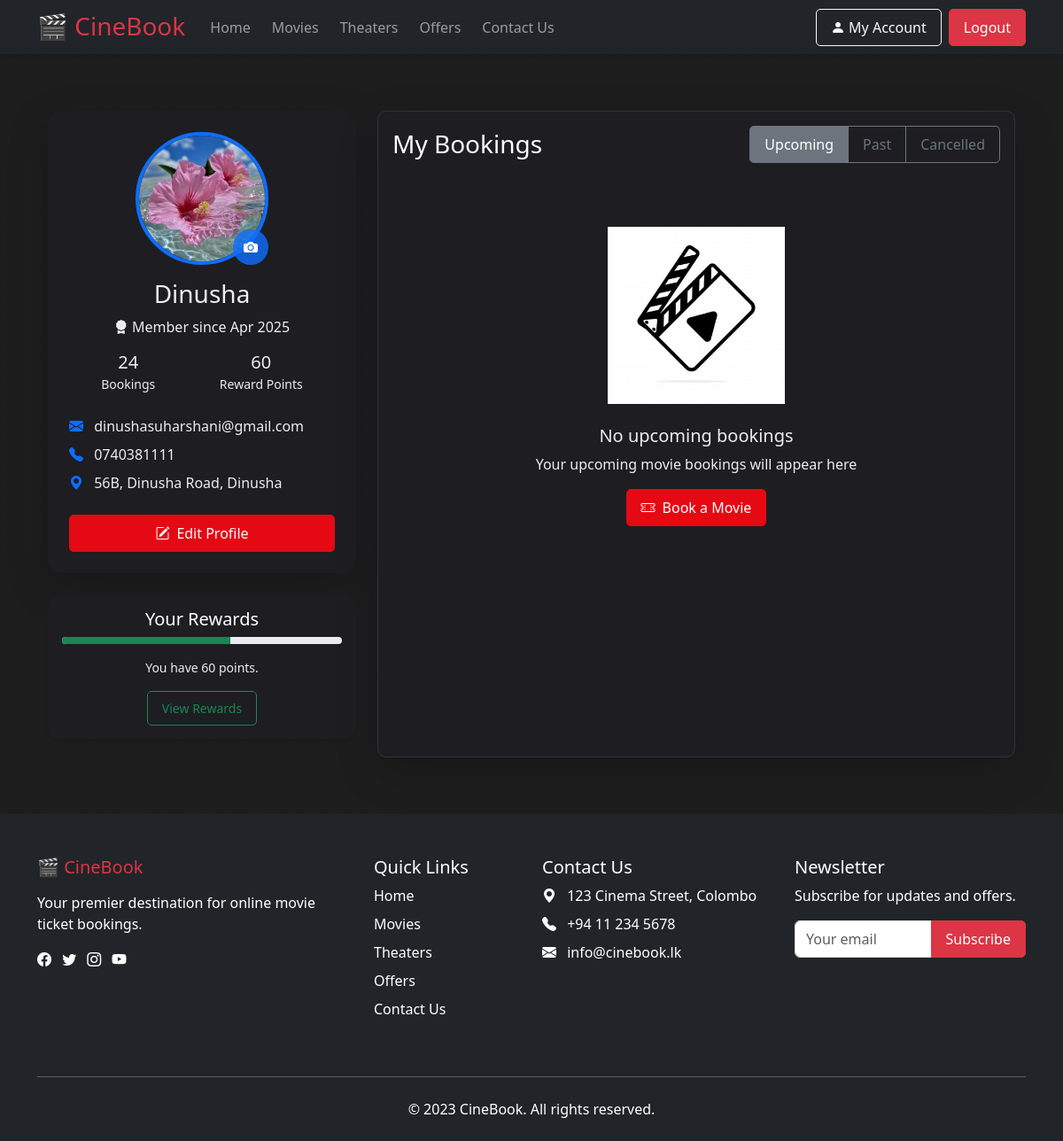
/profile/ (signed in), run on the app's committed database.
### booking_system/models.py (models this page shows, shortened)
class UserProfile(models.Model):
    user = models.OneToOneField(User, on_delete=models.CASCADE)
    phone_number = models.CharField(max_length=15, blank=True, null=True)
    address = models.TextField(blank=True, null=True)
    profile_pic = models.ImageField(upload_to='profile_pics/', blank=True, null=True)
    rewards_points = models.PositiveIntegerField(default=0)  # Add this line
    last_activity = models.DateTimeField(auto_now=True)  # Optional but useful
    def calculate_rewards(self):
        from movies.models import Booking
        valid_bookings = Booking.objects.filter(
            user=self.user,
            is_cancelled=False
        ).count()
        self.rewards_points = valid_bookings * 10  # 10 points per valid booking
        self.save()

### booking_system/views.py (the view)
# urls.py: path('profile/', views.profile_view, name='profile'),
@login_required
def profile_view(request):
    profile = request.user.userprofile
    current_date = timezone.now().date()
    all_bookings = Booking.objects.filter(user=request.user).order_by('-booking_date')
    upcoming_bookings = all_bookings.filter(
        is_cancelled=False,
        showtime__date__gte=current_date
    )
    past_bookings = all_bookings.filter(
        is_cancelled=False,
        showtime__date__lt=current_date
    )
    cancelled_bookings = all_bookings.filter(
        is_cancelled=True
    )
    profile.calculate_rewards()
    rewards_points = profile.rewards_points
    rewards = [
        {'id': 1, 'name': 'Free Small Popcorn', 'description': 'Enjoy a free small popcorn on your next visit',
         'points_required': 50},
        {'id': 2, 'name': '10% Off Next Booking', 'description': 'Get 10% discount on your next movie booking',
         'points_required': 100},
        {'id': 3, 'name': '25% Off Next Booking', 'description': 'Get 25% discount on your next movie booking',
         'points_required': 200},
        {'id': 4, 'name': 'VIP Lounge Access', 'description': 'Exclusive access to VIP lounge for one show',
         'points_required': 300}
    ]
    claimed_rewards = UserReward.objects.filter(
        user=request.user,
        reward_name__in=[r['name'] for r in rewards]
    ).values_list('reward_name', flat=True)
    return render(request, 'booking_system/profile.html', {
        'profile': profile,
        'upcoming_bookings': upcoming_bookings,
        'past_bookings': past_bookings,
        'cancelled_bookings': cancelled_bookings,
        'bookings_count': all_bookings.count(),
        'rewards_points': profile.rewards_points,
        'rewards_progress': min(100, (profile.rewards_points % 100)),
        'rewards_needed': max(0, 100 - (profile.rewards_points % 100)),
        'rewards': rewards,
        'claimed_rewards': claimed_rewards,
        'current_date': current_date,
    })

### booking_system/templates/booking_system/profile.html (shortened to what this page needs)
{% extends 'booking_system/base.html' %}
{% load static %}
{% block content %}
<div class="container my-5">
    <div class="row">
        <div class="col-lg-4">
            <div class="d-flex flex-column">
                <div class="card profile-card shadow-lg mb-4">
                    <div class="card-body text-center p-4">
                        <div class="profile-pic-container mb-3">
                            <img src="{% if profile.profile_pic %}{{ profile.profile_pic.url }}{% else %}{% static 'images/default-profile.png' %}{% endif %}"
                                 class="profile-pic rounded-circle border border-4 border-primary">
                            <div class="upload-overlay">
                                <a href="{% url 'profile_edit' %}" class="text-white">
                                    <i class="bi bi-camera-fill"></i>
                                </a>
                            </div>
                        </div>
                        <h3 class="mb-2">{{ user.get_full_name|default:user.username }}</h3>
                        <p class="text mb-3">
                            <i class="bi bi-award-fill"></i> Member since {{ user.date_joined|date:"M Y" }}
                        </p>
                        <div class="profile-stats d-flex justify-content-around mb-4">
                            <div>
                                <h5 class="mb-0">{{ bookings_count }}</h5>
                                <small class="text">Bookings</small>
                            </div>
                            <div>
                                <h5 class="mb-0">{{ rewards_points }}</h5>
                                <small class="text">Reward Points</small>
                            </div>
                        </div>
                        <div class="profile-info text-start">
                            <p class="mb-2">
                                <i class="bi bi-envelope-fill text-primary me-2"></i>
                                {{ user.email }}
                            </p>
                            <p class="mb-2">
                                <i class="bi bi-telephone-fill text-primary me-2"></i>
                                {{ profile.phone_number|default:"Not provided" }}
                            </p>
                            <p class="mb-3">
                                <i class="bi bi-geo-alt-fill text-primary me-2"></i>
                                {{ profile.address|default:"No address provided" }}
                            </p>
                        </div>
                        <a href="{% url 'profile_edit' %}" class="btn btn-primary w-100 mt-2">
                            <i class="bi bi-pencil-square me-2"></i>Edit Profile
                        </a>
                    </div>
                </div>
                <div class="card shadow-sm rewards-card">
                    <div class="card-body text-center">
                        <h5 class="card-title">Your Rewards</h5>
                        <div class="progress mb-3">
                            <div class="progress-bar bg-success" role="progressbar"
                                 style="width: {{ rewards_progress }}%"
                                 aria-valuenow="{{ rewards_progress }}"
                                 aria-valuemin="0"
                                 aria-valuemax="100">
                            </div>
                        </div>
                        <p class="small text">
                            You have {{ rewards_points }} points.
                        </p>
                        <button class="btn btn-outline-success btn-sm" data-bs-toggle="modal" data-bs-target="#rewardsModal">
                            View Rewards
                        </button>
                    </div>
                </div>
            </div>
        </div>
        <div class="col-lg-8">
            <div class="card shadow-lg">
                <div class="card-body">
                    <div class="d-flex justify-content-between align-items-center mb-4">
                        <h3 class="card-title mb-0">My Bookings</h3>
                        <div class="btn-group" role="group">
                            <button type="button" class="btn btn-outline-secondary active" onclick="showBookings('upcoming')">Upcoming</button>
                            <button type="button" class="btn btn-outline-secondary" onclick="showBookings('past')">Past</button>
                            <button type="button" class="btn btn-outline-secondary" onclick="showBookings('cancelled')">Cancelled</button>
                        </div>
                    </div>
                    <div id="upcoming-bookings">
                        {% if upcoming_bookings %}
                        <div class="table-responsive">
                            <table class="table table-hover">
                                <thead class="table">
                                    <tr>
                                        <th>Movie</th>
                                        <th>Details</th>
                                        <th>Date</th>
                                        <th>Status</th>
                                        <th>Action</th>
                                    </tr>
                                </thead>
                                <tbody>
                                    {% for booking in upcoming_bookings %}
                                    <tr>
                                        <td>
                                            <div class="d-flex align-items-center">
                                                <img src="{% if booking.showtime.movie.poster %}{{ booking.showtime.movie.poster.url }}{% else %}/media/images/movie_icon.jpg{% endif %}"
                                                     class="rounded me-3" width="50" height="75" alt="{{ booking.showtime.movie.title }} poster">
                                                <div>
                                                    <h6 class="mb-0">{{ booking.showtime.movie.title }}</h6>
                                                    <small class="text">{{ booking.seats.count }} seat(s)</small>
                                                </div>
                                            </div>
                                        </td>
                                        <td>
                                            <small class="d-block">{{ booking.showtime.theater.name }}</small>
                                            <small class="text">
                                                {{ booking.showtime.time|time:"g:i A" }} •
                                                {% for booked_seat in booking.bookedseat_set.all %}
                                                    {{ booked_seat.seat.row }}{{ booked_seat.seat.seat_number }}{% if not forloop.last %}, {% endif %}
                                                {% endfor %}
                                            </small>
                                        </td>
                                        <td>{{ booking.showtime.date|date:"M d, Y" }}</td>
                                        <td>
                                            <span class="badge bg-success">Confirmed</span>
                                        </td>
                                        <td>
                                            <form method="post" action="{% url 'cancel_booking' booking.id %}" class="d-inline">
                                                {% csrf_token %}
                                                <button type="submit" class="btn btn-sm btn-outline-danger"
                                                        onclick="return confirm('Are you sure you want to cancel this booking?')">
                                                    <i class="bi bi-x-circle me-1"></i>Cancel
                                                </button>
                                            </form>
                                        </td>
                                    </tr>
                                    {% endfor %}
                                </tbody>
                            </table>
                        </div>
                        {% else %}
                        <div class="text-center py-5">
                            <img src="/media/images/movie_icon.jpg" width="200" class="mb-4">
                            <h5>No upcoming bookings</h5>
                            <p class="text">Your upcoming movie bookings will appear here</p>
                            <a href="{% url 'movies:movies' %}" class="btn btn-primary">
                                <i class="bi bi-ticket-perforated me-2"></i>Book a Movie
                            </a>
                        </div>
                        {% endif %}
                    </div>
                </div>
            </div>
        </div>
    </div>
</div>
{% endblock %}

### static/css/style.css (style rules this page uses)
body { font-family: 'Segoe UI', Tahoma, Geneva, Verdana, sans-serif; background-color: #f8f9fa; color: #212529; }
.card { transition: transform 0.3s ease, box-shadow 0.3s ease; border-radius: 10px; overflow: hidden; border: none; margin-bottom: 20px; display: flex; flex-direction: column; height: 100%; }
.btn { border-radius: 5px; font-weight: 500; padding: 8px 16px; transition: all 0.2s; }
body { background: linear-gradient(rgba(10, 10, 10, 0.92), rgba(10, 10, 10, 0.92)), url('https://images.unsplash.com/photo-1518676590629-3dcbd9c5a5c9?ixlib=rb-4.0.3') center/cover no-repeat fixed; color: #fff; min-height: 100vh; }
.card { background-color: rgba(30, 30, 36, 0.85); border: 1px solid #333; color: #eee; }
.btn-primary { background-color: #e50914; border-color: #e50914; }
.card-body .card-title { color: white !important; }

### booking_system/templates/booking_system/profile.html (style rules this page uses)
.profile-card { border-radius: 15px; overflow: hidden; border: none; }
.profile-pic-container { position: relative; width: fit-content; margin: 0 auto; }
.profile-pic { width: 150px; height: 150px; object-fit: cover; }
.upload-overlay { position: absolute; bottom: 0; right: 0; background: rgba(13, 110, 253, 0.8); width: 40px; height: 40px; border-radius: 50%; display: flex; align-items: center; justify-content: center; cursor: pointer; transition: all 0.3s; }
.rewards-card { border-radius: 15px; border: none; }
.progress { height: 8px; border-radius: 4px; }

### data on the page
UserProfile: profile_pic (picture), phone_number "0740381111", address "56B, Dinusha Road, Dinusha"

### other printed values
{{ user.get_full_name|default:user.username }} "Dinusha"
{{ user.date_joined|date:"M Y" }} "Apr 2025"
{{ bookings_count }} "24"
{{ rewards_points }} "60"
{{ user.email }} "dinushasuharshani@gmail.com"
